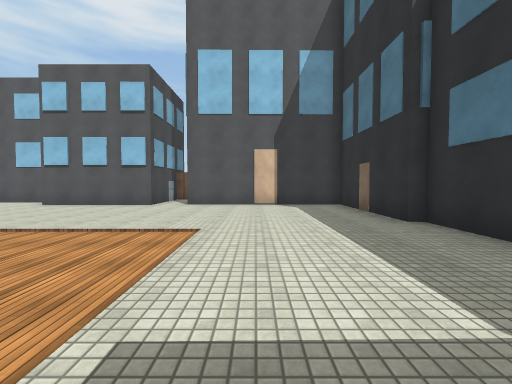
view 1 (above)

21 first-person views from a walk through a scene from a Unity 3-D project. The camera is 1.4 m above the floor, tilts 2° down and sees 90° across. The floor is counted in squares, 2 m on a side. Each view is taken from the middle of a square. On the plan, view 1 faces up. The plan holds only what a view shows up to about 9 squares ahead; the rest is blank. Surface patterns are stand-ins for the level's own textures.

view 2
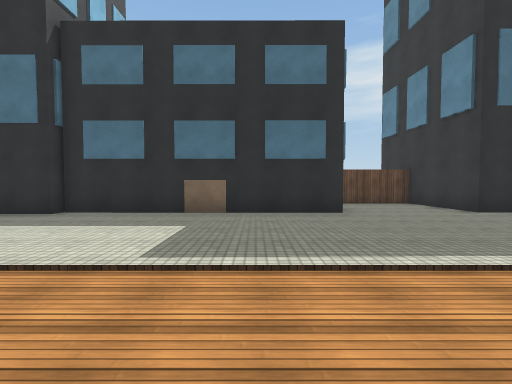

view 3
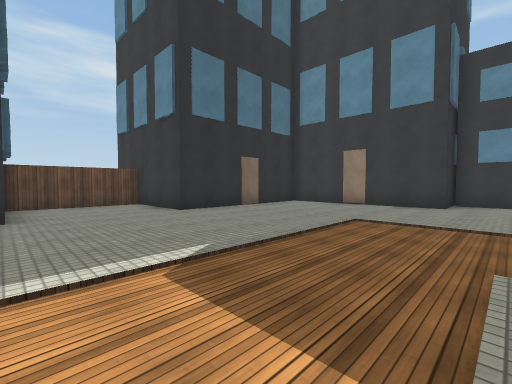

view 4
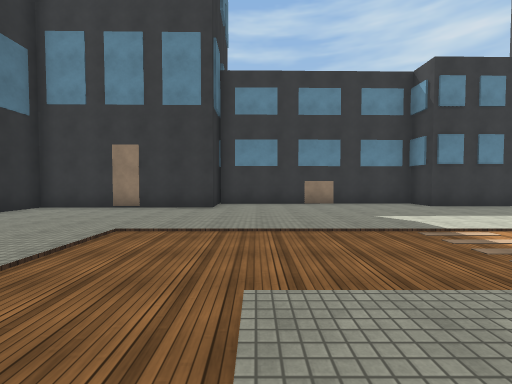

view 5
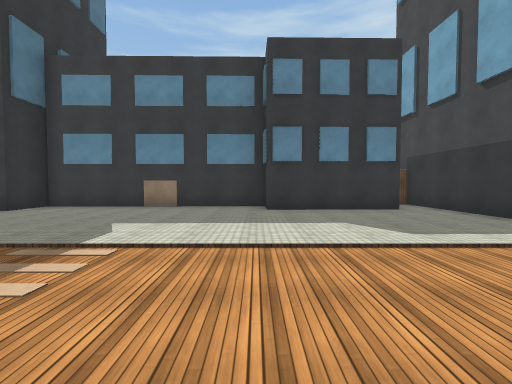

view 6
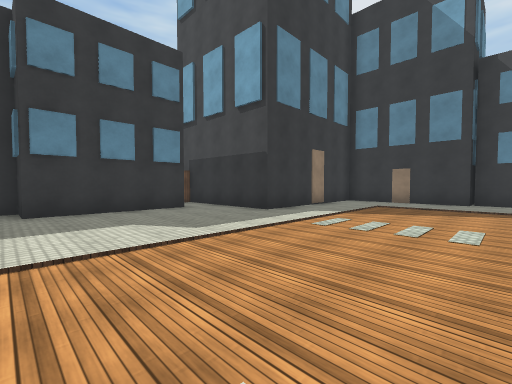

view 7
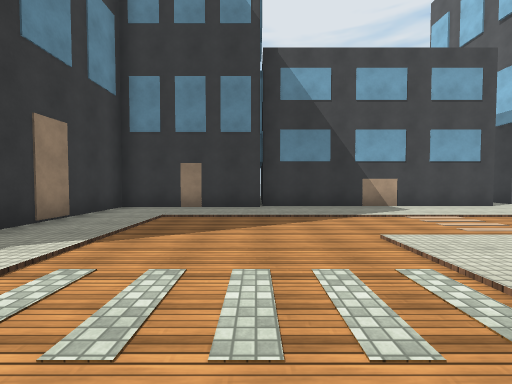

view 8
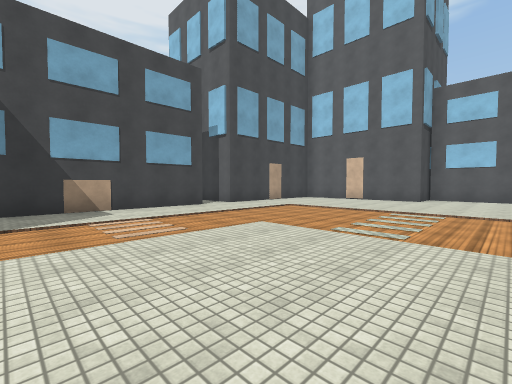

view 9
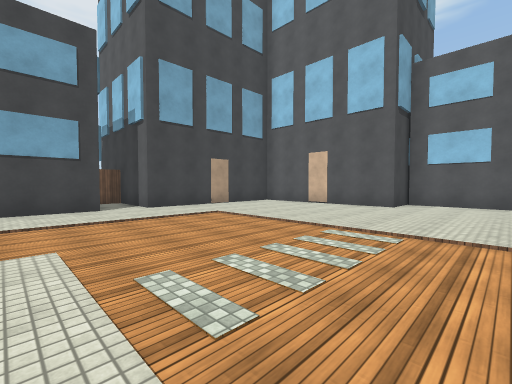

view 10
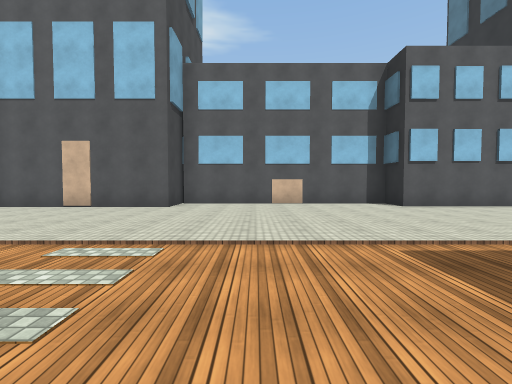

view 11
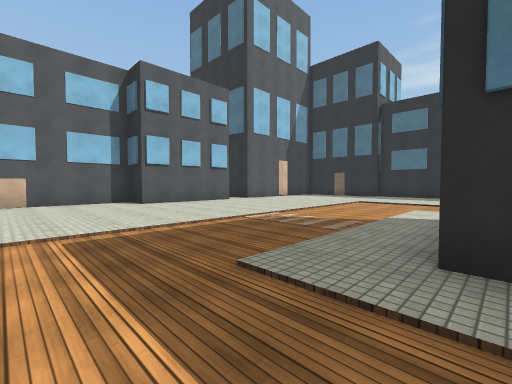

view 12
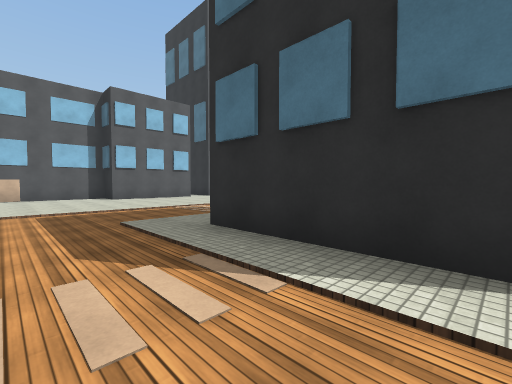

view 13
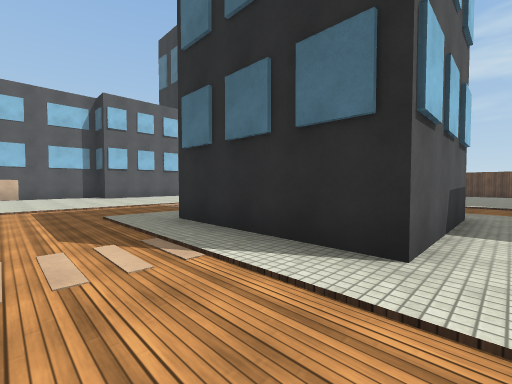

view 14
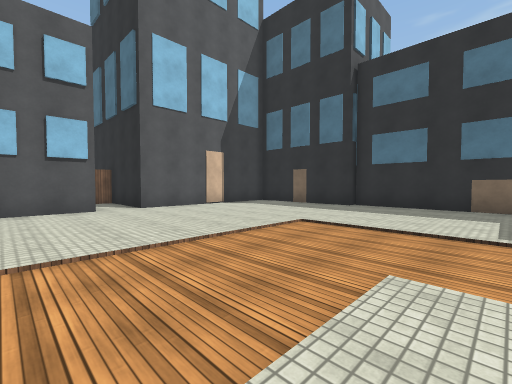

view 15
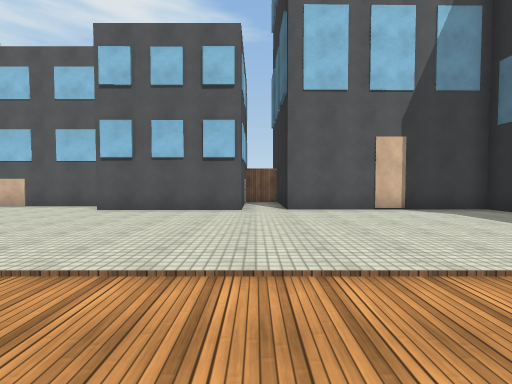

view 16
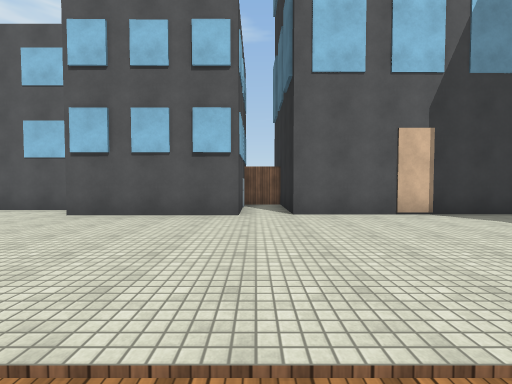

view 17
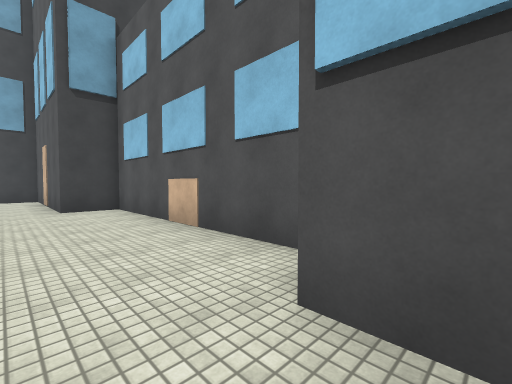

view 18
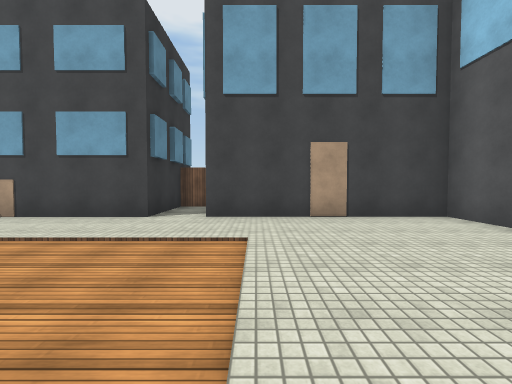

view 19
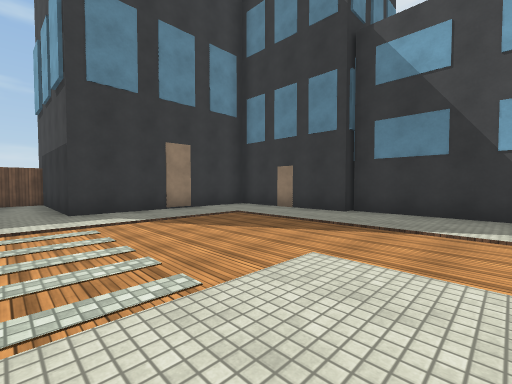

view 20
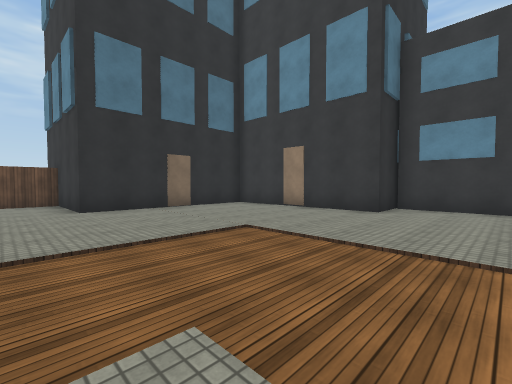

view 21
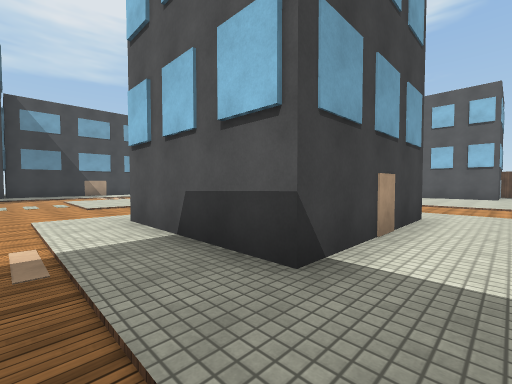

### Floor plan
Key: @ floor where view 1 was taken; # wall or solid block; . floor; B building.
Columns run from 22 left of view 1 to 8 right of it. Each row starts with its distance up from view 1.
 12                     B
 11                   ##B
 10          BBBBBBB  #.B
  9         B.......###.BBBBB
  8     BBBBB................B
  7    B.....................B
  6    B.....................B
  5    B.....................BBBB
  4    B.....................B
  3  BBB.....................B
  2 BB.......................B
  1   BB.....................B
  0    B...........B B....@..B
 -1    B...........B  B......B
 -2    B...........B B.......BBBB
 -3    B...........BBB..........#
 -4    B........................#
 -5  BBBB.......................#BB
 -6     B....................BBB
 -7     B....................B
 -8     B....................B
 -9     BBBBBB................B
-10          B................B
-11          B.BBB.......BBBBB
-12          B.   BBBBBBB
-13          BB

Positions as (right, up) in squares from view 1, and headings:
1: (0, 0), facing up
2: (-3, 0), facing right
3: (-3, -2), facing down-right
4: (-3, -3), facing down
5: (-8, -4), facing down
6: (-8, -4), facing down-left
7: (-11, -5), facing left
8: (-11, -3), facing up-left
9: (-11, 0), facing up-left
10: (-11, 1), facing up
11: (-10, 0), facing up-right
12: (-10, -3), facing up-right
13: (-10, -4), facing up-right
14: (-5, 1), facing up-right
15: (-3, 2), facing up
16: (-3, 3), facing up
17: (-6, 7), facing up-left
18: (-13, 4), facing left
19: (-12, -2), facing down-left
20: (-4, -4), facing down-right
21: (-3, -5), facing up-left
